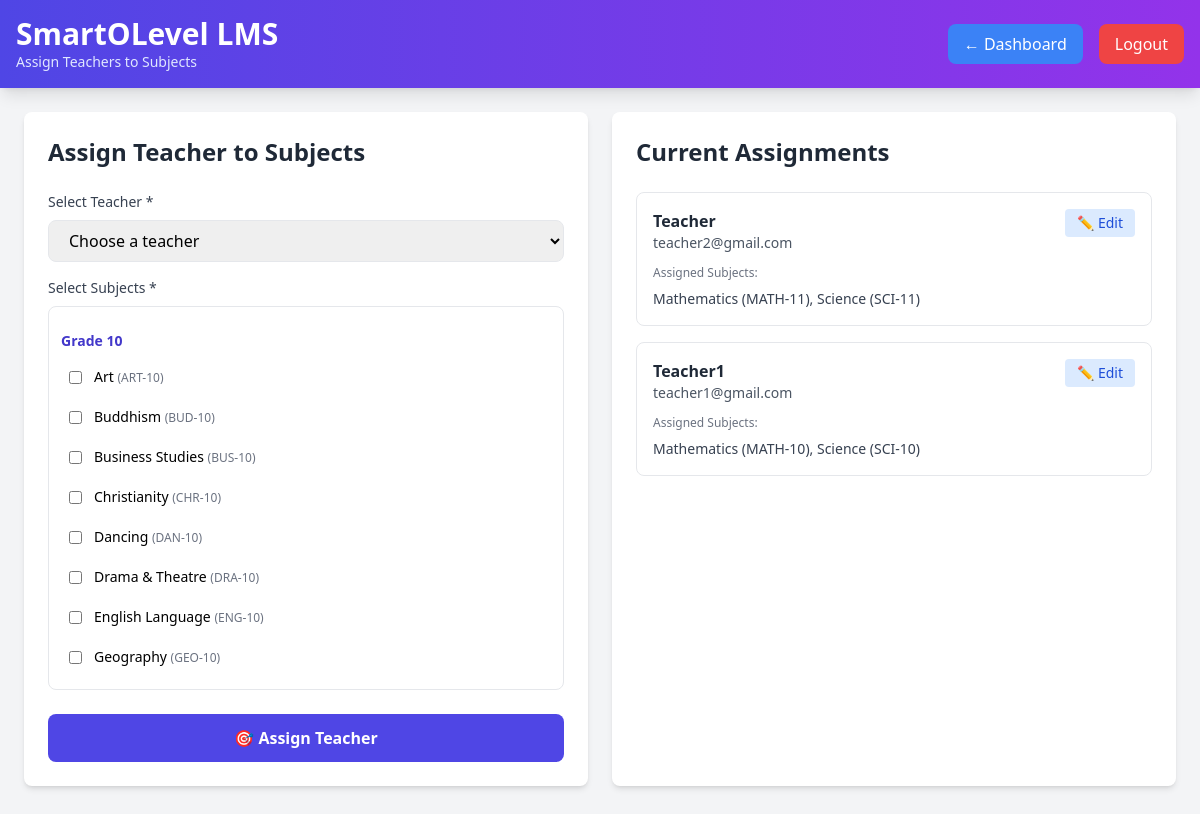
The app's page /admin_assign_teacher.php (signed in) with its own data.
### tables this page shows
CREATE TABLE subjects (
    subject_id INT AUTO_INCREMENT PRIMARY KEY,
    subject_name VARCHAR(255) NOT NULL,
    subject_code VARCHAR(20) NOT NULL UNIQUE,
    grade_level ENUM('10','11') NOT NULL,
    subject_category ENUM('Language', 'Mathematics', 'Science', 'Social Studies', 'Religion', 'Other') NOT NULL,
    description TEXT NULL,
    is_active BOOLEAN DEFAULT TRUE,
    created_at TIMESTAMP DEFAULT CURRENT_TIMESTAMP
);

CREATE TABLE users (
    user_id INT AUTO_INCREMENT PRIMARY KEY,
    full_name VARCHAR(255) NOT NULL,
    email VARCHAR(100) NOT NULL UNIQUE,
    password_hash VARCHAR(255) NOT NULL,
    role ENUM('student', 'admin', 'teacher') DEFAULT 'student',
    grade ENUM('10','11') NULL,
    phone VARCHAR(20) NULL,
    address TEXT NULL,
    is_active BOOLEAN DEFAULT TRUE,
    created_at TIMESTAMP DEFAULT CURRENT_TIMESTAMP,
    last_login TIMESTAMP NULL,
    INDEX idx_email (email),
    INDEX idx_role (role)
);

### admin_assign_teacher.php (the view, shortened to what this page needs)
<?php
require_once 'config.php';
$subjects_query = "SELECT * FROM subjects WHERE is_active = 1 ORDER BY grade_level, subject_name";
$subjects = $conn->query($subjects_query);
$assignments_query = "SELECT u.user_id, u.full_name, u.email,
                      GROUP_CONCAT(CONCAT(s.subject_name, ' (', s.subject_code, ')') SEPARATOR ', ') as subjects
                      FROM users u
                      LEFT JOIN teacher_subjects ts ON u.user_id = ts.teacher_id
                      LEFT JOIN subjects s ON ts.subject_id = s.subject_id
                      WHERE u.role = 'teacher' AND u.is_active = 1
                      GROUP BY u.user_id
                      ORDER BY u.full_name";
$assignments = $conn->query($assignments_query);
?>
<!DOCTYPE html>
<html lang="en">
<head>
    <script src="https://cdn.tailwindcss.com"></script>
</head>
<body class="bg-gray-100 min-h-screen">
    <header class="bg-gradient-to-r from-indigo-600 to-purple-600 text-white p-4 shadow-lg">
        <div class="max-w-7xl mx-auto flex justify-between items-center">
            <div>
                <h1 class="text-3xl font-bold">SmartOLevel LMS</h1>
                <p class="text-sm text-indigo-100">Assign Teachers to Subjects</p>
            </div>
            <div class="flex items-center gap-4">
                <a href="admin_dashboard.php" class="px-4 py-2 bg-blue-500 rounded-lg hover:bg-blue-600">← Dashboard</a>
                <a href="logout.php" class="px-4 py-2 bg-red-500 rounded-lg hover:bg-red-600">Logout</a>
            </div>
        </div>
    </header>
    <div class="max-w-7xl mx-auto p-6">
        <div class="grid grid-cols-1 lg:grid-cols-2 gap-6">
            <div class="bg-white rounded-lg shadow-md p-6">
                <h2 class="text-2xl font-bold text-gray-800 mb-6">Assign Teacher to Subjects</h2>
                <form method="POST">
                    <div class="mb-4">
                        <label class="block text-sm font-medium text-gray-700 mb-2">Select Teacher *</label>
                        <select name="teacher_id" required class="w-full px-4 py-2 border rounded-lg" id="teacherSelect" onchange="loadTeacherSubjects()">
                            <option value="">Choose a teacher</option>
                        </select>
                    </div>
                    <div class="mb-6">
                        <label class="block text-sm font-medium text-gray-700 mb-2">Select Subjects *</label>
                        <div class="max-h-96 overflow-y-auto border rounded-lg p-3 space-y-2">
                            <?php
                            $subjects->data_seek(0);
                            $current_grade = '';
                            while ($subject = $subjects->fetch_assoc()):
                                if ($current_grade != $subject['grade_level']):
                                    if ($current_grade != '') echo '</div>';
                                    $current_grade = $subject['grade_level'];
                            ?>
                            <div class="font-bold text-sm text-indigo-700 mt-3 mb-2">Grade <?php echo $current_grade; ?></div>
                            <div class="space-y-1">
                            <?php endif; ?>
                                <label class="flex items-center p-2 hover:bg-gray-50 rounded cursor-pointer">
                                    <input type="checkbox" name="subjects[]" value="<?php echo $subject['subject_id']; ?>"
                                           class="mr-3 rounded text-indigo-600 subject-checkbox">
                                    <span class="text-sm">
                                        <?php echo htmlspecialchars($subject['subject_name']); ?>
                                        <span class="text-xs text-gray-500">(<?php echo htmlspecialchars($subject['subject_code']); ?>)</span>
                                    </span>
                                </label>
                            <?php endwhile; ?>
                            </div>
                        </div>
                    </div>
                    <button type="submit" class="w-full bg-indigo-600 text-white py-3 rounded-lg hover:bg-indigo-700 font-semibold">
                        🎯 Assign Teacher
                    </button>
                </form>
            </div>
            <div class="bg-white rounded-lg shadow-md p-6">
                <h2 class="text-2xl font-bold text-gray-800 mb-6">Current Assignments</h2>
                <div class="space-y-4 max-h-[600px] overflow-y-auto">
                    <?php
                    $assignments->data_seek(0);
                    while ($assignment = $assignments->fetch_assoc()):
                    ?>
                    <div class="border rounded-lg p-4 hover:shadow-md transition">
                        <div class="flex justify-between items-start mb-2">
                            <div>
                                <h3 class="font-bold text-gray-800"><?php echo htmlspecialchars($assignment['full_name']); ?></h3>
                                <p class="text-sm text-gray-600"><?php echo htmlspecialchars($assignment['email']); ?></p>
                            </div>
                            <button onclick="editTeacher(<?php echo $assignment['user_id']; ?>)"
                                    class="px-3 py-1 bg-blue-100 text-blue-700 rounded hover:bg-blue-200 text-sm">
                                ✏️ Edit
                            </button>
                        </div>
                        <div class="mt-3">
                            <p class="text-xs font-medium text-gray-500 mb-2">Assigned Subjects:</p>
                            <?php if ($assignment['subjects']): ?>
                                <p class="text-sm text-gray-700"><?php echo htmlspecialchars($assignment['subjects']); ?></p>
                            <?php else: ?>
                                <p class="text-sm text-gray-400 italic">No subjects assigned</p>
                            <?php endif; ?>
                        </div>
                    </div>
                    <?php endwhile; ?>
                </div>
            </div>
        </div>
    </div>
</body>
</html>

### records on screen
subjects: grade_level "10", subject_name "Art", subject_code "ART-10"
subjects: subject_name "Buddhism", subject_code "BUD-10"
subjects: subject_name "Business Studies", subject_code "BUS-10"
subjects: subject_name "Christianity", subject_code "CHR-10"
subjects: subject_name "Dancing", subject_code "DAN-10"
subjects: subject_name "Drama & Theatre", subject_code "DRA-10"
subjects: subject_name "English Language", subject_code "ENG-10"
subjects: subject_name "Geography", subject_code "GEO-10"
users: full_name "Teacher", email "teacher2@gmail.com", subjects "Mathematics (MATH-11), Science (SCI-11)"
users: full_name "Teacher1", email "teacher1@gmail.com", subjects "Mathematics (MATH-10), Science (SCI-10)"
